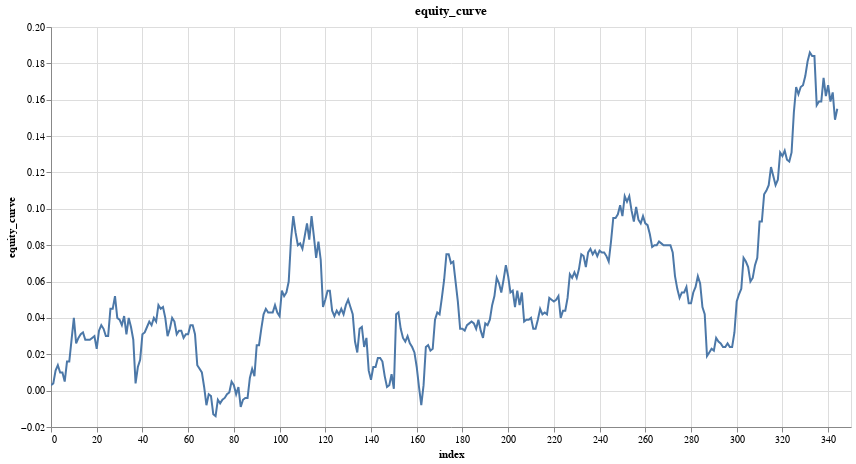

Here is the notebook cell this chart was saved with:
### Code cell
features = ['close_log_return_lag_1']
model = LinearModel(len(features))
model_trades = research.learn_model_trades(ts.drop_nulls(), features, target, model, loss=nn.L1Loss())
model_trades = research.add_tx_fees_log(model_trades, maker_fee, taker_fee)
research.plot_column(model_trades, 'equity_curve')

### Figure 1 — Vega specification as saved in the notebook (floating-point values rounded to 4 significant figures; data arrays with more than 128 entries replaced by an {"elided": "..."} marker saying what was removed)
{"$schema": "https://vega.github.io/schema/vega/v5.json", "data": [{"name": "param_10_store"}, {"name": "source_0", "values": {"elided": "345 records"}}, {"name": "source_0_x_domain_index", "values": [{"min": 0, "max": 344}]}, {"name": "source_0_y_domain_equity_curve", "values": [{"min": -0.014, "max": 0.186}]}], "signals": [{"name": "unit", "value": {}, "on": [{"events": "pointermove", "update": "isTuple(group()) ? group() : unit"}]}, {"name": "param_10", "update": "vlSelectionResolve(\"param_10_store\", \"union\")"}, {"name": "param_10_index", "on": [{"events": [{"source": "view", "type": "dblclick"}], "update": "null"}, {"events": {"signal": "param_10_translate_delta"}, "update": "panLinear(param_10_translate_anchor.extent_x, -param_10_translate_delta.x / width)"}, {"events": {"signal": "param_10_zoom_delta"}, "update": "zoomLinear(domain(\"x\"), param_10_zoom_anchor.x, param_10_zoom_delta)"}]}, {"name": "param_10_equity_curve", "on": [{"events": [{"source": "view", "type": "dblclick"}], "update": "null"}, {"events": {"signal": "param_10_translate_delta"}, "update": "panLinear(param_10_translate_anchor.extent_y, param_10_translate_delta.y / height)"}, {"events": {"signal": "param_10_zoom_delta"}, "update": "zoomLinear(domain(\"y\"), param_10_zoom_anchor.y, param_10_zoom_delta)"}]}, {"name": "param_10_tuple", "on": [{"events": [{"signal": "param_10_index || param_10_equity_curve"}], "update": "param_10_index && param_10_equity_curve ? {unit: \"\", fields: param_10_tuple_fields, values: [param_10_index,param_10_equity_curve]} : null"}]}, {"name": "param_10_tuple_fields", "value": [{"field": "index", "channel": "x", "type": "R"}, {"field": "equity_curve", "channel": "y", "type": "R"}]}, {"name": "param_10_translate_anchor", "value": {}, "on": [{"events": [{"source": "scope", "type": "pointerdown"}], "update": "{x: x(unit), y: y(unit), extent_x: domain(\"x\"), extent_y: domain(\"y\")}"}]}, {"name": "param_10_translate_delta", "value": {}, "on": [{"events": [{"source": "window", "between": [{"source": "scope", "type": "pointerdown"}, {"source": "window", "type": "pointerup"}], "type": "pointermove", "consume": true}], "update": "{x: param_10_translate_anchor.x - x(unit), y: param_10_translate_anchor.y - y(unit)}"}]}, {"name": "param_10_zoom_anchor", "on": [{"events": [{"source": "scope", "type": "wheel", "consume": true}], "update": "{x: invert(\"x\", x(unit)), y: invert(\"y\", y(unit))}"}]}, {"name": "param_10_zoom_delta", "on": [{"events": [{"source": "scope", "type": "wheel", "consume": true}], "update": "pow(1.001, event.deltaY * pow(16, event.deltaMode))", "force": true}]}, {"name": "param_10_modify", "on": [{"events": {"signal": "param_10_tuple"}, "update": "modify(\"param_10_store\", param_10_tuple, true)"}]}], "marks": [{"type": "line", "name": "marks", "from": {"data": "source_0"}, "sort": {"field": "x"}, "encode": {"update": {"stroke": {"value": "#4c78a8"}, "tooltip": {"signal": "{\"index\": format(datum[\"index\"], \"\"), \"equity_curve\": format(datum[\"equity_curve\"], \"\")}"}, "x": {"field": "index", "scale": "x"}, "y": {"field": "equity_curve", "scale": "y"}, "defined": {"signal": "isValid(datum[\"index\"]) && isFinite(+datum[\"index\"]) && isValid(datum[\"equity_curve\"]) && isFinite(+datum[\"equity_curve\"])"}}}, "style": ["line"], "interactive": true, "clip": true}], "scales": [{"name": "x", "type": "linear", "domain": [{"signal": "(data(\"source_0_x_domain_index\")[0] || {}).min"}, {"signal": "(data(\"source_0_x_domain_index\")[0] || {}).max"}], "range": [0, {"signal": "width"}], "nice": true, "domainRaw": {"signal": "param_10[\"index\"]"}, "zero": false}, {"name": "y", "type": "linear", "domain": [{"signal": "(data(\"source_0_y_domain_equity_curve\")[0] || {}).min"}, {"signal": "(data(\"source_0_y_domain_equity_curve\")[0] || {}).max"}], "range": [{"signal": "height"}, 0], "zero": true, "domainRaw": {"signal": "param_10[\"equity_curve\"]"}, "nice": true}], "axes": [{"scale": "x", "domain": false, "gridScale": "y", "orient": "bottom", "aria": false, "labels": false, "minExtent": 0, "tickCount": {"signal": "ceil(width/40)"}, "ticks": false, "maxExtent": 0, "zindex": 0, "grid": true}, {"scale": "y", "labels": false, "tickCount": {"signal": "ceil(height/40)"}, "minExtent": 0, "orient": "left", "zindex": 0, "gridScale": "x", "aria": false, "maxExtent": 0, "ticks": false, "grid": true, "domain": false}, {"scale": "x", "grid": false, "tickCount": {"signal": "ceil(width/40)"}, "orient": "bottom", "labelOverlap": true, "title": "index", "zindex": 0, "labelFlush": true}, {"scale": "y", "grid": false, "orient": "left", "tickCount": {"signal": "ceil(height/40)"}, "zindex": 0, "labelOverlap": true, "title": "equity_curve"}], "title": {"text": "equity_curve", "frame": "group"}, "background": "white", "padding": 5, "width": 800, "style": "cell", "height": 400}
